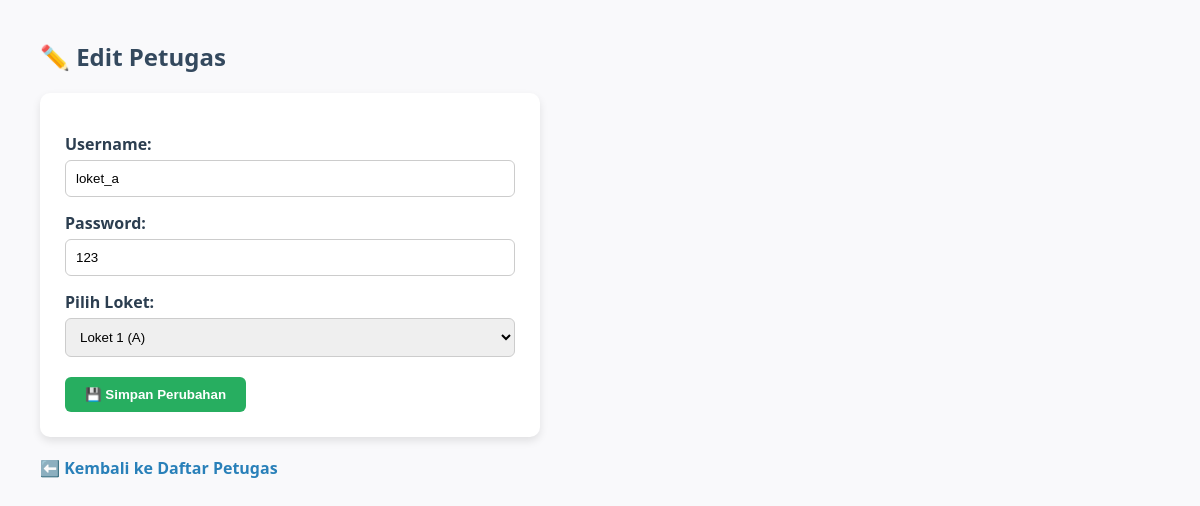
/admin/petugas/edit/1 (signed in), run on the app's committed database.
### tables this page shows
CREATE TABLE users (
    id INTEGER PRIMARY KEY AUTOINCREMENT,
    username TEXT NOT NULL UNIQUE,
    password TEXT NOT NULL,
    role TEXT NOT NULL,
    loket_id INTEGER,
    FOREIGN KEY (loket_id) REFERENCES loket(id)
);

CREATE TABLE loket (
    id INTEGER PRIMARY KEY AUTOINCREMENT,
    nama TEXT NOT NULL,
    kode TEXT NOT NULL
, kuota_harian INTEGER DEFAULT 50);

### app.py (the view, shortened to what this page needs)
@app.route('/admin/petugas/edit/<int:id>', methods=['GET', 'POST'])
def edit_petugas(id):
    if 'user_id' not in session or session.get('role') != 'admin':
        return redirect(url_for('login'))
    conn = get_db_connection()
    petugas = conn.execute("SELECT * FROM users WHERE id = ?", (id,)).fetchone()
    loket_list = conn.execute("SELECT * FROM loket").fetchall()
    conn.close()
    return render_template('edit_petugas.html', petugas=petugas, loket_list=loket_list)

### app.py (called while the page is built)
def get_db_connection():
    conn = sqlite3.connect('database.db')
    conn.row_factory = sqlite3.Row
    return conn

### templates/edit_petugas.html (shortened to what this page needs)
<!DOCTYPE html>
<html>
<head>
</head>
<body>
    <h2>✏️ Edit Petugas</h2>
    <form method="post">
        <label>Username:</label>
        <input type="text" name="username" value="{{ petugas.username }}" required>
        <label>Password:</label>
        <input type="text" name="password" value="{{ petugas.password }}" required>
        <label>Pilih Loket:</label>
        <select name="loket_id" required>
            {% for l in loket_list %}
            <option value="{{ l.id }}" {% if l.id == petugas.loket_id %}selected{% endif %}>
                {{ l.nama }} ({{ l.kode }})
            </option>
            {% endfor %}
        </select>
        <button type="submit">💾 Simpan Perubahan</button>
    </form>
    <a href="{{ url_for('admin_petugas') }}">⬅️ Kembali ke Daftar Petugas</a>
</body>
</html>

### templates/edit_petugas.html (style rules this page uses)
body { font-family: 'Segoe UI', sans-serif; background-color: #f9f9fb; margin: 40px; color: #2c3e50; }
h2 { color: #34495e; }
form { background-color: #fff; padding: 25px; border-radius: 10px; max-width: 450px; box-shadow: 0 4px 8px rgba(0,0,0,0.1); }
label { font-weight: bold; display: block; margin-top: 15px; margin-bottom: 5px; }
input[type="text"], select { width: 100%; padding: 10px; border-radius: 6px; border: 1px solid #ccc; box-sizing: border-box; }
button { margin-top: 20px; padding: 10px 20px; background-color: #27ae60; color: white; border: none; border-radius: 6px; cursor: pointer; font-weight: bold; }
a { display: inline-block; margin-top: 20px; color: #2980b9; text-decoration: none; font-weight: bold; }

### data on the page
users: username "loket_a", password "123", loket_id "Loket 1 (A)"
